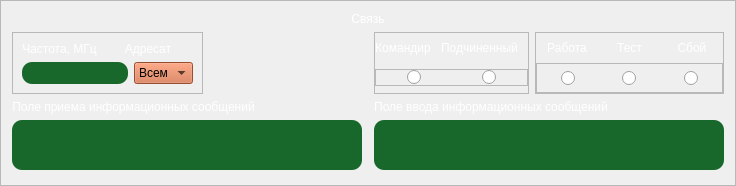
                <widget class="QFrame" name="frame_23">
                 <property name="sizePolicy">
                  <sizepolicy hsizetype="Preferred" vsizetype="Preferred">
                   <horstretch>0</horstretch>
                   <verstretch>0</verstretch>
                  </sizepolicy>
                 </property>
                 <property name="frameShape">
                  <enum>QFrame::StyledPanel</enum>
                 </property>
                 <property name="frameShadow">
                  <enum>QFrame::Sunken</enum>
                 </property>
                 <layout class="QGridLayout" name="gridLayout_3" columnstretch="0,0,0,0,0,0,0,0">
                  <property name="sizeConstraint">
                   <enum>QLayout::SetMinimumSize</enum>
                  </property>
                  <property name="bottomMargin">
                   <number>15</number>
                  </property>
                  <item row="1" column="4">
                   <widget class="QFrame" name="frame_24">
                    <property name="sizePolicy">
                     <sizepolicy hsizetype="Preferred" vsizetype="Preferred">
                      <horstretch>0</horstretch>
                      <verstretch>0</verstretch>
                     </sizepolicy>
                    </property>
                    <property name="frameShape">
                     <enum>QFrame::StyledPanel</enum>
                    </property>
                    <property name="frameShadow">
                     <enum>QFrame::Raised</enum>
                    </property>
                    <layout class="QGridLayout" name="gridLayout_7">
                     <property name="leftMargin">
                      <number>0</number>
                     </property>
                     <property name="topMargin">
                      <number>0</number>
                     </property>
                     <property name="rightMargin">
                      <number>0</number>
                     </property>
                     <property name="bottomMargin">
                      <number>0</number>
                     </property>
                     <property name="horizontalSpacing">
                      <number>10</number>
                     </property>
                     <property name="verticalSpacing">
                      <number>0</number>
                     </property>
                     <item row="1" column="0" colspan="3" alignment="Qt::AlignVCenter">
                      <widget class="QFrame" name="frame_27">
                       <property name="sizePolicy">
                        <sizepolicy hsizetype="Preferred" vsizetype="Preferred">
                         <horstretch>0</horstretch>
                         <verstretch>0</verstretch>
                        </sizepolicy>
                       </property>
                       <property name="frameShape">
                        <enum>QFrame::StyledPanel</enum>
                       </property>
                       <property name="frameShadow">
                        <enum>QFrame::Raised</enum>
                       </property>
                       <layout class="QHBoxLayout" name="horizontalLayout_12">
                        <property name="spacing">
                         <number>0</number>
                        </property>
                        <property name="leftMargin">
                         <number>0</number>
                        </property>
                        <property name="topMargin">
                         <number>0</number>
                        </property>
                        <property name="rightMargin">
                         <number>0</number>
                        </property>
                        <property name="bottomMargin">
                         <number>0</number>
                        </property>
                        <item alignment="Qt::AlignHCenter|Qt::AlignVCenter">
                         <widget class="QRadioButton" name="rb_com">
                          <property name="sizePolicy">
                           <sizepolicy hsizetype="Preferred" vsizetype="Preferred">
                            <horstretch>0</horstretch>
                            <verstretch>0</verstretch>
                           </sizepolicy>
                          </property>
                          <property name="cursor">
                           <cursorShape>ArrowCursor</cursorShape>
                          </property>
                          <property name="mouseTracking">
                           <bool>false</bool>
                          </property>
                          <property name="text">
                           <string/>
                          </property>
                         </widget>
                        </item>
                        <item alignment="Qt::AlignHCenter|Qt::AlignVCenter">
                         <widget class="QRadioButton" name="rb_pod">
                          <property name="sizePolicy">
                           <sizepolicy hsizetype="Preferred" vsizetype="Preferred">
                            <horstretch>0</horstretch>
                            <verstretch>0</verstretch>
                           </sizepolicy>
                          </property>
                          <property name="text">
                           <string/>
                          </property>
                         </widget>
                        </item>
                       </layout>
                      </widget>
                     </item>
                     <item row="0" column="0">
                      <widget class="QLabel" name="l_begining_20">
                       <property name="sizePolicy">
                        <sizepolicy hsizetype="Preferred" vsizetype="Preferred">
                         <horstretch>0</horstretch>
                         <verstretch>0</verstretch>
                        </sizepolicy>
                       </property>
                       <property name="styleSheet">
                        <string notr="true">color: rgb(255, 255, 255);
font: 9pt &quot;MS Shell Dlg 2&quot;;</string>
                       </property>
                       <property name="text">
                        <string>Командир</string>
                       </property>
                       <property name="alignment">
                        <set>Qt::AlignCenter</set>
                       </property>
                      </widget>
                     </item>
                     <item row="0" column="1">
                      <widget class="QLabel" name="lbl_35">
                       <property name="sizePolicy">
                        <sizepolicy hsizetype="Preferred" vsizetype="Preferred">
                         <horstretch>0</horstretch>
                         <verstretch>0</verstretch>
                        </sizepolicy>
                       </property>
                       <property name="styleSheet">
                        <string notr="true">color: rgb(255, 255, 255);
font: 9pt &quot;MS Shell Dlg 2&quot;;</string>
                       </property>
                       <property name="text">
                        <string>Подчиненный</string>
                       </property>
                       <property name="alignment">
                        <set>Qt::AlignCenter</set>
                       </property>
                      </widget>
                     </item>
                    </layout>
                   </widget>
                  </item>
                  <item row="1" column="5" colspan="3">
                   <widget class="QFrame" name="frame_25">
                    <property name="sizePolicy">
                     <sizepolicy hsizetype="Preferred" vsizetype="Preferred">
                      <horstretch>0</horstretch>
                      <verstretch>0</verstretch>
                     </sizepolicy>
                    </property>
                    <property name="frameShape">
                     <enum>QFrame::StyledPanel</enum>
                    </property>
                    <property name="frameShadow">
                     <enum>QFrame::Raised</enum>
                    </property>
                    <layout class="QGridLayout" name="gridLayout_8">
                     <property name="leftMargin">
                      <number>0</number>
                     </property>
                     <property name="topMargin">
                      <number>0</number>
                     </property>
                     <property name="rightMargin">
                      <number>0</number>
                     </property>
                     <property name="bottomMargin">
                      <number>0</number>
                     </property>
                     <property name="spacing">
                      <number>0</number>
                     </property>
                     <item row="0" column="1">
                      <widget class="QLabel" name="lbl_37">
                       <property name="sizePolicy">
                        <sizepolicy hsizetype="Preferred" vsizetype="Preferred">
                         <horstretch>0</horstretch>
                         <verstretch>0</verstretch>
                        </sizepolicy>
                       </property>
                       <property name="styleSheet">
                        <string notr="true">color: rgb(255, 255, 255);
font: 9pt &quot;MS Shell Dlg 2&quot;;</string>
                       </property>
                       <property name="text">
                        <string>Тест</string>
                       </property>
                       <property name="alignment">
                        <set>Qt::AlignCenter</set>
                       </property>
                      </widget>
                     </item>
                     <item row="0" column="2">
                      <widget class="QLabel" name="lbl_38">
                       <property name="sizePolicy">
                        <sizepolicy hsizetype="Preferred" vsizetype="Preferred">
                         <horstretch>0</horstretch>
                         <verstretch>0</verstretch>
                        </sizepolicy>
                       </property>
                       <property name="styleSheet">
                        <string notr="true">color: rgb(255, 255, 255);
font: 9pt &quot;MS Shell Dlg 2&quot;;</string>
                       </property>
                       <property name="text">
                        <string>Сбой</string>
                       </property>
                       <property name="alignment">
                        <set>Qt::AlignCenter</set>
                       </property>
                      </widget>
                     </item>
                     <item row="0" column="0">
                      <widget class="QLabel" name="lbl_36">
                       <property name="sizePolicy">
                        <sizepolicy hsizetype="Preferred" vsizetype="Preferred">
                         <horstretch>0</horstretch>
                         <verstretch>0</verstretch>
                        </sizepolicy>
                       </property>
                       <property name="styleSheet">
                        <string notr="true">color: rgb(255, 255, 255);
font: 9pt &quot;MS Shell Dlg 2&quot;;</string>
                       </property>
                       <property name="text">
                        <string>Работа</string>
                       </property>
                       <property name="alignment">
                        <set>Qt::AlignCenter</set>
                       </property>
                      </widget>
                     </item>
                     <item row="1" column="0" colspan="3">
                      <widget class="QFrame" name="frame_31">
                       <property name="sizePolicy">
                        <sizepolicy hsizetype="Preferred" vsizetype="Preferred">
                         <horstretch>0</horstretch>
                         <verstretch>0</verstretch>
                        </sizepolicy>
                       </property>
                       <property name="frameShape">
                        <enum>QFrame::StyledPanel</enum>
                       </property>
                       <property name="frameShadow">
                        <enum>QFrame::Raised</enum>
                       </property>
                       <layout class="QHBoxLayout" name="horizontalLayout_13">
                        <property name="spacing">
                         <number>0</number>
                        </property>
                        <property name="leftMargin">
                         <number>0</number>
                        </property>
                        <property name="topMargin">
                         <number>0</number>
                        </property>
                        <property name="rightMargin">
                         <number>0</number>
                        </property>
                        <property name="bottomMargin">
                         <number>0</number>
                        </property>
                        <item alignment="Qt::AlignHCenter">
                         <widget class="QRadioButton" name="radioButton_14">
                          <property name="sizePolicy">
                           <sizepolicy hsizetype="Preferred" vsizetype="Preferred">
                            <horstretch>0</horstretch>
                            <verstretch>0</verstretch>
                           </sizepolicy>
                          </property>
                          <property name="text">
                           <string/>
                          </property>
                         </widget>
                        </item>
                        <item alignment="Qt::AlignHCenter">
                         <widget class="QRadioButton" name="radioButton_15">
                          <property name="sizePolicy">
                           <sizepolicy hsizetype="Preferred" vsizetype="Preferred">
                            <horstretch>0</horstretch>
                            <verstretch>0</verstretch>
                           </sizepolicy>
                          </property>
                          <property name="text">
                           <string/>
                          </property>
                         </widget>
                        </item>
                        <item alignment="Qt::AlignHCenter">
                         <widget class="QRadioButton" name="radioButton_13">
                          <property name="sizePolicy">
                           <sizepolicy hsizetype="Preferred" vsizetype="Preferred">
                            <horstretch>0</horstretch>
                            <verstretch>0</verstretch>
                           </sizepolicy>
                          </property>
                          <property name="text">
                           <string/>
                          </property>
                         </widget>
                        </item>
                       </layout>
                      </widget>
                     </item>
                    </layout>
                   </widget>
                  </item>
                  <item row="1" column="0">
                   <widget class="QFrame" name="frame_26">
                    <property name="sizePolicy">
                     <sizepolicy hsizetype="Preferred" vsizetype="Preferred">
                      <horstretch>0</horstretch>
                      <verstretch>0</verstretch>
                     </sizepolicy>
                    </property>
                    <property name="frameShape">
                     <enum>QFrame::StyledPanel</enum>
                    </property>
                    <property name="frameShadow">
                     <enum>QFrame::Raised</enum>
                    </property>
                    <layout class="QGridLayout" name="gridLayout_6">
                     <item row="0" column="0">
                      <widget class="QLabel" name="l_begining_14">
                       <property name="sizePolicy">
                        <sizepolicy hsizetype="Preferred" vsizetype="Preferred">
                         <horstretch>0</horstretch>
                         <verstretch>0</verstretch>
                        </sizepolicy>
                       </property>
                       <property name="styleSheet">
                        <string notr="true">color: rgb(255, 255, 255);</string>
                       </property>
                       <property name="text">
                        <string>Частота, МГц</string>
                       </property>
                       <property name="alignment">
                        <set>Qt::AlignCenter</set>
                       </property>
                      </widget>
                     </item>
                     <item row="1" column="2">
                      <widget class="QComboBox" name="cb_mod_4">
                       <property name="sizePolicy">
                        <sizepolicy hsizetype="Preferred" vsizetype="Preferred">
                         <horstretch>0</horstretch>
                         <verstretch>0</verstretch>
                        </sizepolicy>
                       </property>
                       <property name="cursor">
                        <cursorShape>PointingHandCursor</cursorShape>
                       </property>
                       <property name="styleSheet">
                        <string notr="true">background-color: rgb(212, 111, 68)</string>
                       </property>
                       <item>
                        <property name="text">
                         <string>Всем</string>
                        </property>
                       </item>
                      </widget>
                     </item>
                     <item row="1" column="0" colspan="2">
                      <widget class="QLineEdit" name="lineEdit_4">
                       <property name="sizePolicy">
                        <sizepolicy hsizetype="Preferred" vsizetype="Preferred">
                         <horstretch>0</horstretch>
                         <verstretch>0</verstretch>
                        </sizepolicy>
                       </property>
                       <property name="styleSheet">
                        <string notr="true">background-color: rgb(23,104,42);
border-radius: 10px;
</string>
                       </property>
                      </widget>
                     </item>
                     <item row="0" column="1" colspan="2">
                      <widget class="QLabel" name="l_begining_16">
                       <property name="sizePolicy">
                        <sizepolicy hsizetype="Preferred" vsizetype="Preferred">
                         <horstretch>0</horstretch>
                         <verstretch>0</verstretch>
                        </sizepolicy>
                       </property>
                       <property name="styleSheet">
                        <string notr="true">color: rgb(255, 255, 255);</string>
                       </property>
                       <property name="text">
                        <string>Адресат</string>
                       </property>
                       <property name="alignment">
                        <set>Qt::AlignCenter</set>
                       </property>
                      </widget>
                     </item>
                    </layout>
                   </widget>
                  </item>
                  <item row="0" column="0" colspan="8" alignment="Qt::AlignTop">
                   <widget class="QLabel" name="lbl_15">
                    <property name="sizePolicy">
                     <sizepolicy hsizetype="Preferred" vsizetype="Preferred">
                      <horstretch>0</horstretch>
                      <verstretch>0</verstretch>
                     </sizepolicy>
                    </property>
                    <property name="styleSheet">
                     <string notr="true">color: rgb(255, 255, 255);</string>
                    </property>
                    <property name="text">
                     <string>Связь</string>
                    </property>
                    <property name="alignment">
                     <set>Qt::AlignCenter</set>
                    </property>
                   </widget>
                  </item>
                  <item row="3" column="0" colspan="2" alignment="Qt::AlignLeft|Qt::AlignBottom">
                   <widget class="QLabel" name="lbl_14">
                    <property name="sizePolicy">
                     <sizepolicy hsizetype="Preferred" vsizetype="Preferred">
                      <horstretch>0</horstretch>
                      <verstretch>0</verstretch>
                     </sizepolicy>
                    </property>
                    <property name="styleSheet">
                     <string notr="true">color: rgb(255, 255, 255);
font: 9pt &quot;MS Shell Dlg 2&quot;;</string>
                    </property>
                    <property name="text">
                     <string>Поле приема информационных сообщений</string>
                    </property>
                    <property name="alignment">
                     <set>Qt::AlignCenter</set>
                    </property>
                   </widget>
                  </item>
                  <item row="5" column="0" rowspan="3" colspan="3">
                   <widget class="QLabel" name="lbl_output">
                    <property name="sizePolicy">
                     <sizepolicy hsizetype="Preferred" vsizetype="Preferred">
                      <horstretch>0</horstretch>
                      <verstretch>0</verstretch>
                     </sizepolicy>
                    </property>
                    <property name="minimumSize">
                     <size>
                      <width>350</width>
                      <height>50</height>
                     </size>
                    </property>
                    <property name="maximumSize">
                     <size>
                      <width>350</width>
                      <height>16777215</height>
                     </size>
                    </property>
                    <property name="styleSheet">
                     <string notr="true">background-color: rgb(23,104,42);
border-radius: 10px;
</string>
                    </property>
                    <property name="text">
                     <string/>
                    </property>
                    <property name="alignment">
                     <set>Qt::AlignJustify|Qt::AlignTop</set>
                    </property>
                    <property name="wordWrap">
                     <bool>true</bool>
                    </property>
                    <property name="margin">
                     <number>10</number>
                    </property>
                   </widget>
                  </item>
                  <item row="3" column="4" colspan="2" alignment="Qt::AlignBottom">
                   <widget class="QLabel" name="lbl_28">
                    <property name="sizePolicy">
                     <sizepolicy hsizetype="Preferred" vsizetype="Preferred">
                      <horstretch>0</horstretch>
                      <verstretch>0</verstretch>
                     </sizepolicy>
                    </property>
                    <property name="styleSheet">
                     <string notr="true">color: rgb(255, 255, 255);
font: 9pt &quot;MS Shell Dlg 2&quot;;</string>
                    </property>
                    <property name="text">
                     <string>Поле ввода информационных сообщений</string>
                    </property>
                    <property name="alignment">
                     <set>Qt::AlignCenter</set>
                    </property>
                   </widget>
                  </item>
                  <item row="5" column="4" rowspan="3" colspan="4">
                   <widget class="QLabel" name="lbl_output_2">
                    <property name="sizePolicy">
                     <sizepolicy hsizetype="Preferred" vsizetype="Preferred">
                      <horstretch>0</horstretch>
                      <verstretch>0</verstretch>
                     </sizepolicy>
                    </property>
                    <property name="minimumSize">
                     <size>
                      <width>350</width>
                      <height>50</height>
                     </size>
                    </property>
                    <property name="maximumSize">
                     <size>
                      <width>350</width>
                      <height>16777215</height>
                     </size>
                    </property>
                    <property name="styleSheet">
                     <string notr="true">background-color: rgb(23,104,42);
border-radius: 10px;
</string>
                    </property>
                    <property name="text">
                     <string/>
                    </property>
                    <property name="alignment">
                     <set>Qt::AlignJustify|Qt::AlignTop</set>
                    </property>
                    <property name="wordWrap">
                     <bool>true</bool>
                    </property>
                    <property name="margin">
                     <number>10</number>
                    </property>
                   </widget>
                  </item>
                 </layout>
                </widget>
